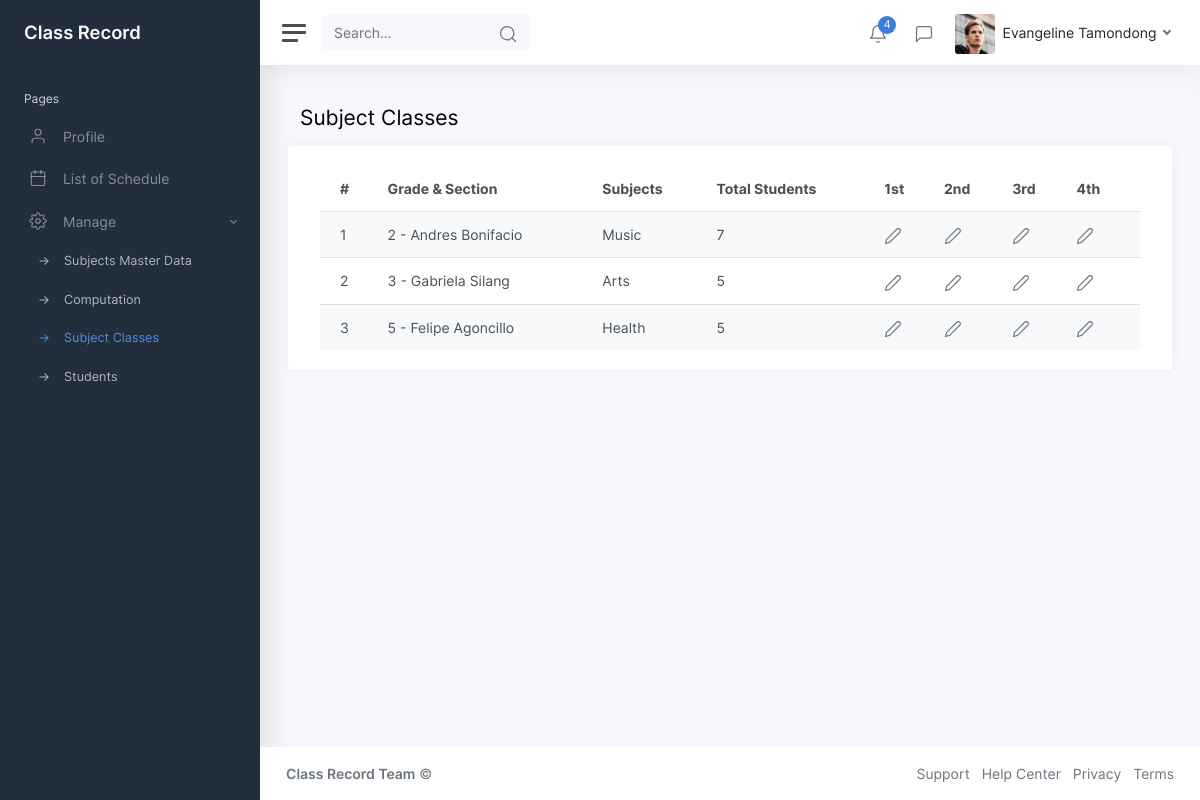
Page /teacher_subject_class.php (signed in) on the committed database.
### tables this page shows
CREATE TABLE `subjects_assign` (
  `subjectAssignId` int NOT NULL,
  `subjectId` int NOT NULL,
  `computationMasterId` int NOT NULL,
  `classMasterId` int NOT NULL,
  `teacherId` int NOT NULL,
  `datecreated` datetime NOT NULL,
  `dateupdated` datetime NOT NULL,
  `userId` int NOT NULL,
  `status` enum('Active','Inactive','Deleted') NOT NULL
);

CREATE TABLE `classes_master_data` (
  `classMasterId` int NOT NULL,
  `grade` varchar(255) NOT NULL,
  `section` varchar(255) NOT NULL,
  `status` enum('Active','Inactive','Deleted') NOT NULL,
  `datecreated` datetime NOT NULL,
  `dateupdated` datetime NOT NULL,
  `userId` int NOT NULL
);

CREATE TABLE `subjects` (
  `subjectId` int NOT NULL,
  `subjects` varchar(255) NOT NULL,
  `description` varchar(255) NOT NULL,
  `status` enum('Active','Inactive','Deleted') NOT NULL,
  `datecreated` datetime NOT NULL,
  `dateupdated` datetime NOT NULL,
  `userId` int NOT NULL
);

### libraries/data_interface.php (called while the page is built, shortened)
<?php
class jpacObject{
	private $conn;
	public function __construct(){
  		try {
	 		$this->conn = new PDO("mysql:host=".db_server.";dbname=".db_name, db_user, db_pass);
  			$this->conn->setAttribute(PDO::ATTR_ERRMODE, PDO::ERRMODE_EXCEPTION);
		} catch(PDOException $e) {
		  	echo "Connection failed: " . $e->getMessage();
		  	die;
		}
	}
	function SQLQuery($sql) {
		$sth=$this->conn->prepare($sql);
		$sth->execute();
		$result = $sth->fetchAll();
		return $result;
	}
}
?>

### teacher_subject_class.php (the view, shortened to what this page needs)
<?php
$jpac=new JpacObject();
$userData=isset($_SESSION['userData']) ? $_SESSION['userData'] : [] ;
$subjectClassesLists=$jpac->SQLQuery("SELECT sa.subjectAssignId,s.subjects,s.description,cmd.grade,cmd.section,IFNULL((SELECT COUNT(*) FROM class WHERE classMasterId=cmd.classMasterId),0) as totalStudent,cmd.classMasterId,sa.subjectId FROM subjects_assign sa LEFT JOIN subjects s on sa.subjectId=s.subjectId LEFT JOIN classes_master_data cmd on sa.classMasterId=cmd.classMasterId WHERE sa.teacherId='".$userData[0]['userId']."'");
?>
<?php include_once("includes/header.php"); ?>
	<div class="wrapper">
		<?php include_once("menu.php") ?>
		<div class="main">
			<?php include_once("navbar.php") ?>
			<main class="content">
				<div class="container-fluid p-0">
					<h1 class="h3 mb-3">Subject Classes</h1>
					<div class="row">
                        <div class="card">
                            <div class="card-body table-responsive">
                            <table class="table table-striped table-hover" id="usersTable">
									<thead>
										<tr>
											<th>#</th>
											<th>Grade & Section</th>
											<th>Subjects</th>
											<th>Total Students</th>
											<th>1st</th>
											<th>2nd</th>
											<th>3rd</th>
											<th>4th</th>
                                        </tr>
									</thead>
									<tbody>
										<?php
                                        $result=$subjectClassesLists;
                                        for($i=0;$i<count($result);$i++){
                                        ?>
										<tr>
											<td><?= ($i+1) ?></td>
											<td><?= $result[$i]['grade']." - ".$result[$i]['section'] ?></td>
											<td><?= $result[$i]['subjects'] ?></td>
											<td><?= $result[$i]['totalStudent'] ?></td>
											<?php for($q=1;$q<=4;$q++){ ?>
											<td class="table-action">
												<a href="teacher_class_grading.php?classMasterId=<?= $result[$i]['classMasterId'] ?>&subjectId=<?= $result[$i]['subjectId'] ?>&quarter=<?= $q ?>" ><i class="align-middle" data-feather="edit-2"></i></a>
											</td>
											<?php } ?>
										</tr>
                                        <?php } ?>
									</tbody>
								</table>
                            </div>
                        </div>
					</div>
				</div>
			</main>
			<?php include_once("includes/footer.php") ?>
		</div>
	</div>
<link rel="stylesheet" type="text/css" href="https://cdn.datatables.net/v/bs5/dt-1.11.5/datatables.min.css"/>
</body>
</html>

### rows in the picture
subjects_assign: classMasterId.grade "2", classMasterId.section "Andres Bonifacio", subjectId.subjects "Music", totalStudent "7"
subjects_assign: classMasterId.grade "3", classMasterId.section "Gabriela Silang", subjectId.subjects "Arts", totalStudent "5"
subjects_assign: classMasterId.grade "5", classMasterId.section "Felipe Agoncillo", subjectId.subjects "Health", totalStudent "5"

### other values in the picture
$userData[0]['first_name'] "Evangeline"
$userData[0]['last_name'] "Tamondong"
